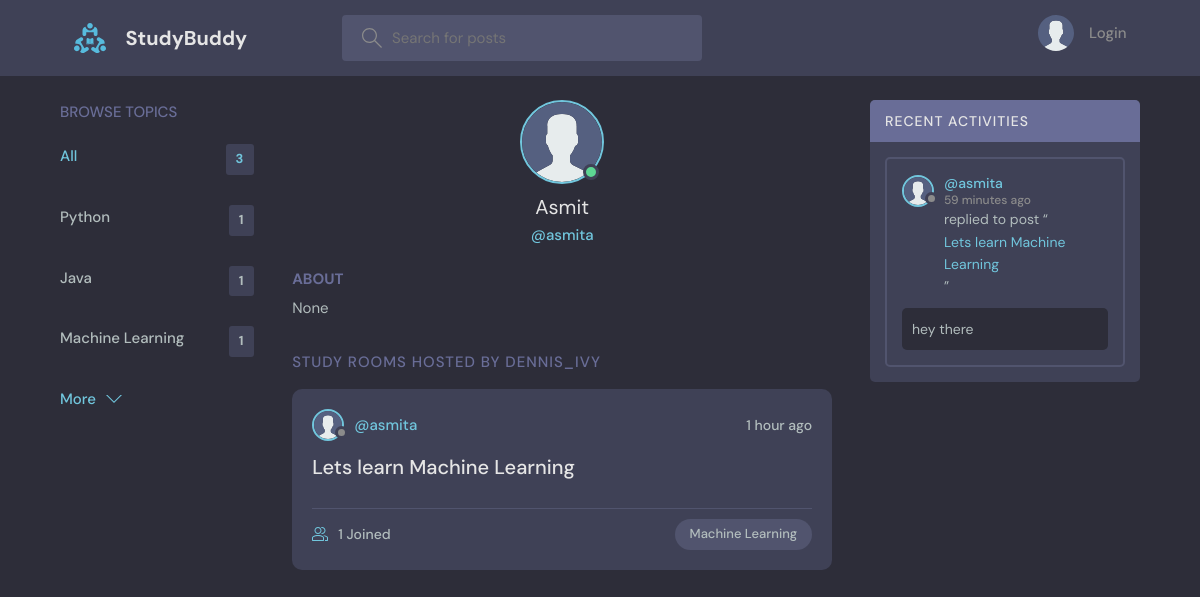
The app's page /profile/2/ with its own data.
### base/models.py (models this page shows, shortened)
class Topic(models.Model):
    name = models.CharField(max_length=200)

class User(AbstractUser):
    name = models.CharField(max_length=200, null=True)
    email = models.EmailField(unique=True, null=True)
    bio = models.TextField(null=True)
    avatar = models.ImageField(null=True, default="avatar.svg")
    USERNAME_FIELD = 'email'
    REQUIRED_FIELDS = []  # Remove 'username' from required fields
    objects = CustomUserManager()

class Room(models.Model):
    host = models.ForeignKey(User, on_delete=models.SET_NULL, null=True)
    topic = models.ForeignKey(Topic, on_delete=models.SET_NULL, null=True)
    name = models.CharField(max_length=200)
    description = models.TextField(null=True, blank=True)
    participants = models.ManyToManyField(
        User, related_name='participants', blank=True)
    updated = models.DateTimeField(auto_now=True)
    created = models.DateTimeField(auto_now_add=True)
    class Meta:
        ordering = ['-updated', '-created']
    def __str__(self):
        return self.name

class Message(models.Model):
    user = models.ForeignKey(User, on_delete=models.CASCADE)
    room = models.ForeignKey(Room, on_delete=models.CASCADE)
    body = models.TextField()
    updated = models.DateTimeField(auto_now=True)
    created = models.DateTimeField(auto_now_add=True)
    class Meta:
        ordering = ['-updated', '-created']

### base/views.py (the view)
# urls.py: path('profile/<str:pk>/', views.userProfile, name="user-profile"),
def userProfile(request, pk):
    user = User.objects.get(id=pk)
    rooms = user.room_set.all()
    room_messages = user.message_set.all()
    topics = Topic.objects.all()
    context = {'user': user, 'rooms': rooms,
               'room_messages': room_messages, 'topics': topics}
    return render(request, 'base/profile.html', context)

### base/templates/base/profile.html (shortened to what this page needs)
{% extends 'main.html' %}
{% block content %}
<main class="profile-page layout layout--3">
  <div class="container">
    {% include 'base/topics_component.html' %}
    <div class="roomList">
      <div class="profile">
        <div class="profile__avatar">
          <div class="avatar avatar--large active">
            <img src="{{user.avatar.url}}" />
          </div>
        </div>
        <div class="profile__info">
          <h3>{{user.name}}</h3>
          <p>@{{user.username}}</p>
        </div>
        <div class="profile__about">
          <h3>About</h3>
          <p>
            {{user.bio}}
          </p>
        </div>
      </div>
      <div class="roomList__header">
        <div>
          <h2>Study Rooms Hosted by dennis_ivy</a>
          </h2>
        </div>
      </div>
      {% include 'base/feed_component.html' %}
    </div>
    {% include 'base/activity_component.html' %}
  </div>
</main>
{% endblock content %}

### templates/main.html (shortened to what this page needs)
<!DOCTYPE html>
{% load static %}
<html lang="en">
<head>
    <link rel="stylesheet" href="{% static 'styles/style.css' %}" />
</head>
<body>
    {% include 'navbar.html' %}
    {% block content %}
    {% endblock %}
</body>
</html>

### templates/navbar.html (shortened to what this page needs)
{% load static %}
<header class="header header--loggedIn">
    <div class="container">
        <a href="{% url 'home' %}" class="header__logo">
            <img src="{% static 'images/logo.svg' %}" />
            <h1>StudyBuddy</h1>
        </a>
        <form class="header__search" method="GET" action="{% url 'home' %}">
            <label>
                <input name="q" placeholder="Search for posts" />
            </label>
        </form>
        <nav class="header__menu">
            {% if request.user.is_authenticated %}
            <div class="header__user">
                <a href="{% url 'update-user' %}">
                    <div class="avatar avatar--medium active">
                        <img src="{{request.user.avatar.url}}" />
                    </div>
                    <p>{{request.user.username}} <span>@{{request.user.username}}</span></p>
                </a>
                <button class="dropdown-button">
                    <svg version="1.1" xmlns="http://www.w3.org/2000/svg" width="32" height="32" viewBox="0 0 32 32">
                        <title>chevron-down</title>
                        <path d="M16 21l-13-13h-3l16 16 16-16h-3l-13 13z"></path>
                    </svg>
                </button>
            </div>
            {% else %}
            <a href="{% url 'login' %}">
                <img src="{% static 'images/avatar.svg' %}" />
                <p>Login</p>
            </a>
            {% endif %}
        </nav>
    </div>
</header>

### base/templates/base/topics_component.html
<div class="topics">
    <div class="topics__header">
        <h2>Browse Topics</h2>
    </div>
    <ul class="topics__list">
        <li>
            <a href="{% url 'home' %}" class="active">All <span>{{topics.count}}</span></a>
        </li>
        {% for topic in topics %}
        <li>
            <a href="{% url 'home' %}?q={{topic.name}}">{{topic.name}}<span>{{topic.room_set.all.count}}</span></a>
        </li>
        {% endfor %}
    </ul>
    <a class="btn btn--link" href="{% url 'topics' %}">
        More
        <svg version="1.1" xmlns="http://www.w3.org/2000/svg" width="32" height="32" viewBox="0 0 32 32">
            <title>chevron-down</title>
            <path d="M16 21l-13-13h-3l16 16 16-16h-3l-13 13z"></path>
        </svg>
    </a>
</div>

### base/templates/base/feed_component.html (shortened to what this page needs)
{% for room in rooms %}
<div class="roomListRoom">
    <div class="roomListRoom__header">
        <a href="{% url 'user-profile' room.host.id %}" class="roomListRoom__author">
            <div class="avatar avatar--small">
                <img src="{{room.host.avatar.url}}" />
            </div>
            <span>@{{room.host.username}}</span>
        </a>
        <div class="roomListRoom__actions">
            <span>{{room.created|timesince}} ago</span>
        </div>
    </div>
    <div class="roomListRoom__content">
        <a href="{% url 'room' room.id %}">{{room.name}}</a>
    </div>
    <div class="roomListRoom__meta">
        <a href="{% url 'room' room.id %}" class="roomListRoom__joined">
            {{room.participants.all.count}} Joined
        </a>
        <p class="roomListRoom__topic">{{room.topic.name}}</p>
    </div>
</div>
{% endfor %}

### base/templates/base/activity_component.html (shortened to what this page needs)
<div class="activities">
    <div class="activities__header">
        <h2>Recent Activities</h2>
    </div>
    {% for message in room_messages %}
    <div class="activities__box">
        <div class="activities__boxHeader roomListRoom__header">
            <a href="{% url 'user-profile' message.user.id %}" class="roomListRoom__author">
                <div class="avatar avatar--small">
                    <img src="{{message.user.avatar.url}}" />
                </div>
                <p>
                    @{{message.user.username}}
                    <span>{{message.created|timesince}} ago</span>
                </p>
            </a>
        </div>
        <div class="activities__boxContent">
            <p>replied to post “<a href="{% url 'room' message.room.id %}">{{message.room}}</a>”</p>
            <div class="activities__boxRoomContent">{{message.body}}</div>
        </div>
    </div>
    {% endfor %}
</div>

### records on screen
Topic: name "Python", room_set.all.count "1"
Topic: name "Java", room_set.all.count "1"
Topic: name "Machine Learning", room_set.all.count "1"
User: avatar (placeholder picture), name "Asmit", username "asmita", bio "None"
Room: host.avatar (placeholder picture), host.username "asmita", created "1 hour", name "Lets learn Machine Learning", participants.all.count "1", topic.name "Machine Learning"
Message: user.avatar (placeholder picture), user.username "asmita", created "59 minutes", room "Lets learn Machine Learning", body "hey there"

### other values on screen
{{ topics.count }} "3"
